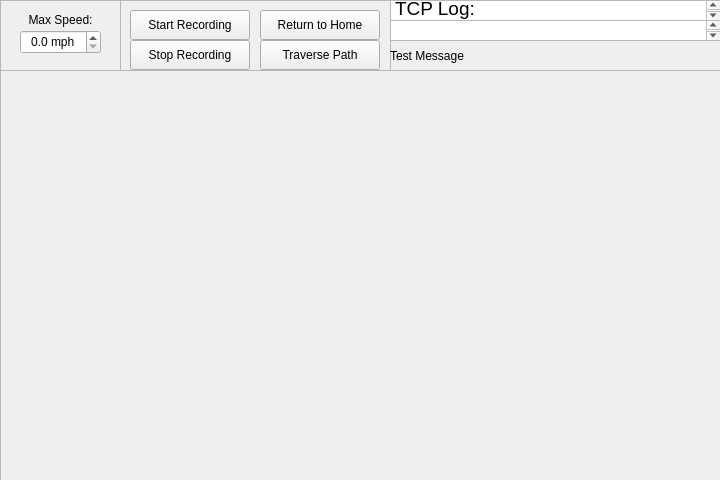
<?xml version="1.0" encoding="UTF-8"?>
<ui version="4.0">
 <class>CameraRobot</class>
 <widget class="QDialog" name="CameraRobot">
  <property name="geometry">
   <rect>
    <x>0</x>
    <y>0</y>
    <width>720</width>
    <height>480</height>
   </rect>
  </property>
  <property name="windowTitle">
   <string>360º Camera Robot</string>
  </property>
  <property name="toolTipDuration">
   <number>0</number>
  </property>
  <property name="autoFillBackground">
   <bool>false</bool>
  </property>
  <property name="sizeGripEnabled">
   <bool>false</bool>
  </property>
  <property name="modal">
   <bool>false</bool>
  </property>
  <widget class="QFrame" name="entireFrame">
   <property name="geometry">
    <rect>
     <x>0</x>
     <y>0</y>
     <width>721</width>
     <height>481</height>
    </rect>
   </property>
   <property name="autoFillBackground">
    <bool>true</bool>
   </property>
   <property name="frameShape">
    <enum>QFrame::NoFrame</enum>
   </property>
   <property name="frameShadow">
    <enum>QFrame::Raised</enum>
   </property>
   <property name="lineWidth">
    <number>1</number>
   </property>
   <property name="midLineWidth">
    <number>0</number>
   </property>
   <widget class="QFrame" name="repeatPathButtons">
    <property name="geometry">
     <rect>
      <x>120</x>
      <y>0</y>
      <width>271</width>
      <height>71</height>
     </rect>
    </property>
    <property name="autoFillBackground">
     <bool>true</bool>
    </property>
    <property name="frameShape">
     <enum>QFrame::StyledPanel</enum>
    </property>
    <property name="frameShadow">
     <enum>QFrame::Raised</enum>
    </property>
    <widget class="QPushButton" name="startRecording">
     <property name="geometry">
      <rect>
       <x>10</x>
       <y>10</y>
       <width>120</width>
       <height>30</height>
      </rect>
     </property>
     <property name="text">
      <string>Start Recording</string>
     </property>
     <property name="autoDefault">
      <bool>false</bool>
     </property>
    </widget>
    <widget class="QPushButton" name="stopRecording">
     <property name="geometry">
      <rect>
       <x>10</x>
       <y>40</y>
       <width>120</width>
       <height>30</height>
      </rect>
     </property>
     <property name="text">
      <string>Stop Recording</string>
     </property>
     <property name="autoDefault">
      <bool>false</bool>
     </property>
    </widget>
    <widget class="QPushButton" name="returnToHome">
     <property name="geometry">
      <rect>
       <x>140</x>
       <y>10</y>
       <width>120</width>
       <height>30</height>
      </rect>
     </property>
     <property name="text">
      <string>Return to Home</string>
     </property>
     <property name="autoDefault">
      <bool>false</bool>
     </property>
    </widget>
    <widget class="QPushButton" name="traversePath">
     <property name="geometry">
      <rect>
       <x>140</x>
       <y>40</y>
       <width>120</width>
       <height>30</height>
      </rect>
     </property>
     <property name="text">
      <string>Traverse Path</string>
     </property>
     <property name="autoDefault">
      <bool>false</bool>
     </property>
    </widget>
    <zorder>returnToHome</zorder>
    <zorder>startRecording</zorder>
    <zorder>stopRecording</zorder>
    <zorder>traversePath</zorder>
   </widget>
   <widget class="QFrame" name="maxSpeedFrame">
    <property name="geometry">
     <rect>
      <x>0</x>
      <y>0</y>
      <width>121</width>
      <height>71</height>
     </rect>
    </property>
    <property name="autoFillBackground">
     <bool>true</bool>
    </property>
    <property name="frameShape">
     <enum>QFrame::StyledPanel</enum>
    </property>
    <property name="frameShadow">
     <enum>QFrame::Raised</enum>
    </property>
    <widget class="QDoubleSpinBox" name="maxSpeed">
     <property name="geometry">
      <rect>
       <x>20</x>
       <y>30</y>
       <width>81</width>
       <height>24</height>
      </rect>
     </property>
     <property name="alignment">
      <set>Qt::AlignCenter</set>
     </property>
     <property name="buttonSymbols">
      <enum>QAbstractSpinBox::UpDownArrows</enum>
     </property>
     <property name="showGroupSeparator" stdset="0">
      <bool>false</bool>
     </property>
     <property name="suffix">
      <string> mph</string>
     </property>
     <property name="decimals">
      <number>1</number>
     </property>
     <property name="maximum">
      <double>5.000000000000000</double>
     </property>
     <property name="singleStep">
      <double>0.100000000000000</double>
     </property>
    </widget>
    <widget class="QLabel" name="maxSpeedLabel">
     <property name="geometry">
      <rect>
       <x>0</x>
       <y>10</y>
       <width>121</width>
       <height>20</height>
      </rect>
     </property>
     <property name="text">
      <string>Max Speed:</string>
     </property>
     <property name="alignment">
      <set>Qt::AlignCenter</set>
     </property>
    </widget>
   </widget>
   <widget class="QFrame" name="LiveFeed">
    <property name="geometry">
     <rect>
      <x>0</x>
      <y>70</y>
      <width>721</width>
      <height>411</height>
     </rect>
    </property>
    <property name="toolTipDuration">
     <number>0</number>
    </property>
    <property name="autoFillBackground">
     <bool>true</bool>
    </property>
    <property name="frameShape">
     <enum>QFrame::StyledPanel</enum>
    </property>
    <property name="frameShadow">
     <enum>QFrame::Raised</enum>
    </property>
   </widget>
   <widget class="QFrame" name="frame">
    <property name="geometry">
     <rect>
      <x>390</x>
      <y>0</y>
      <width>331</width>
      <height>71</height>
     </rect>
    </property>
    <property name="frameShape">
     <enum>QFrame::StyledPanel</enum>
    </property>
    <property name="frameShadow">
     <enum>QFrame::Raised</enum>
    </property>
    <widget class="QTextBrowser" name="TCPLogScroll">
     <property name="geometry">
      <rect>
       <x>0</x>
       <y>20</y>
       <width>331</width>
       <height>21</height>
      </rect>
     </property>
     <property name="autoFillBackground">
      <bool>true</bool>
     </property>
     <property name="verticalScrollBarPolicy">
      <enum>Qt::ScrollBarAsNeeded</enum>
     </property>
     <property name="openLinks">
      <bool>false</bool>
     </property>
    </widget>
    <widget class="QTextBrowser" name="LogMessage">
     <property name="geometry">
      <rect>
       <x>0</x>
       <y>0</y>
       <width>331</width>
       <height>21</height>
      </rect>
     </property>
     <property name="autoFillBackground">
      <bool>true</bool>
     </property>
     <property name="html">
      <string>&lt;!DOCTYPE HTML PUBLIC &quot;-//W3C//DTD HTML 4.0//EN&quot; &quot;http://www.w3.org/TR/REC-html40/strict.dtd&quot;&gt;
&lt;html&gt;&lt;head&gt;&lt;meta name=&quot;qrichtext&quot; content=&quot;1&quot; /&gt;&lt;style type=&quot;text/css&quot;&gt;
p, li { white-space: pre-wrap; }
&lt;/style&gt;&lt;/head&gt;&lt;body style=&quot; font-family:'.AppleSystemUIFont'; font-size:13pt; font-weight:400; font-style:normal;&quot;&gt;
&lt;p style=&quot; margin-top:0px; margin-bottom:0px; margin-left:0px; margin-right:0px; -qt-block-indent:0; text-indent:0px;&quot;&gt;&lt;span style=&quot; font-size:14pt;&quot;&gt;TCP Log:&lt;/span&gt;&lt;/p&gt;&lt;/body&gt;&lt;/html&gt;</string>
     </property>
    </widget>
    <widget class="QLabel" name="TCPLogStatic">
     <property name="geometry">
      <rect>
       <x>0</x>
       <y>40</y>
       <width>331</width>
       <height>31</height>
      </rect>
     </property>
     <property name="text">
      <string>Test Message</string>
     </property>
    </widget>
   </widget>
  </widget>
 </widget>
 <resources/>
 <connections>
  <connection>
   <sender>maxSpeed</sender>
   <signal>valueChanged(double)</signal>
   <receiver>TCPLogStatic</receiver>
   <slot>setNum(double)</slot>
   <hints>
    <hint type="sourcelabel">
     <x>60</x>
     <y>41</y>
    </hint>
    <hint type="destinationlabel">
     <x>555</x>
     <y>55</y>
    </hint>
   </hints>
  </connection>
 </connections>
</ui>
